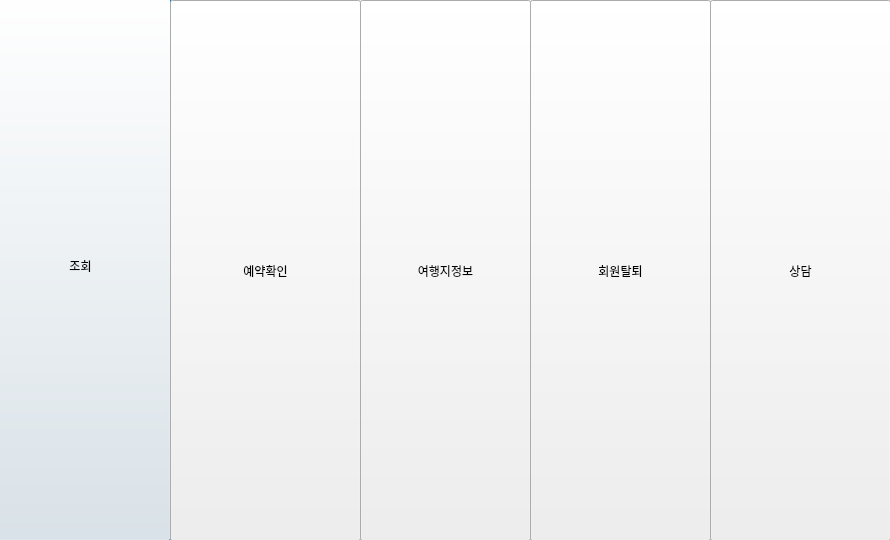
<?xml version="1.0" encoding="UTF-8"?>
<ui version="4.0">
 <class>menu</class>
 <widget class="QDialog" name="menu">
  <property name="geometry">
   <rect>
    <x>0</x>
    <y>0</y>
    <width>890</width>
    <height>540</height>
   </rect>
  </property>
  <property name="windowTitle">
   <string>Dialog</string>
  </property>
  <widget class="QPushButton" name="pushButton">
   <property name="geometry">
    <rect>
     <x>-10</x>
     <y>-10</y>
     <width>181</width>
     <height>551</height>
    </rect>
   </property>
   <property name="text">
    <string>조회</string>
   </property>
  </widget>
  <widget class="QPushButton" name="pushButton_2">
   <property name="geometry">
    <rect>
     <x>170</x>
     <y>0</y>
     <width>191</width>
     <height>541</height>
    </rect>
   </property>
   <property name="text">
    <string>예약확인</string>
   </property>
  </widget>
  <widget class="QPushButton" name="pushButton_3">
   <property name="geometry">
    <rect>
     <x>360</x>
     <y>0</y>
     <width>171</width>
     <height>541</height>
    </rect>
   </property>
   <property name="text">
    <string>여행지정보</string>
   </property>
  </widget>
  <widget class="QPushButton" name="pushButton_4">
   <property name="geometry">
    <rect>
     <x>530</x>
     <y>0</y>
     <width>181</width>
     <height>541</height>
    </rect>
   </property>
   <property name="text">
    <string>회원탈퇴</string>
   </property>
  </widget>
  <widget class="QPushButton" name="pushButton_5">
   <property name="geometry">
    <rect>
     <x>710</x>
     <y>0</y>
     <width>181</width>
     <height>541</height>
    </rect>
   </property>
   <property name="text">
    <string>상담</string>
   </property>
  </widget>
 </widget>
 <resources/>
 <connections/>
</ui>
